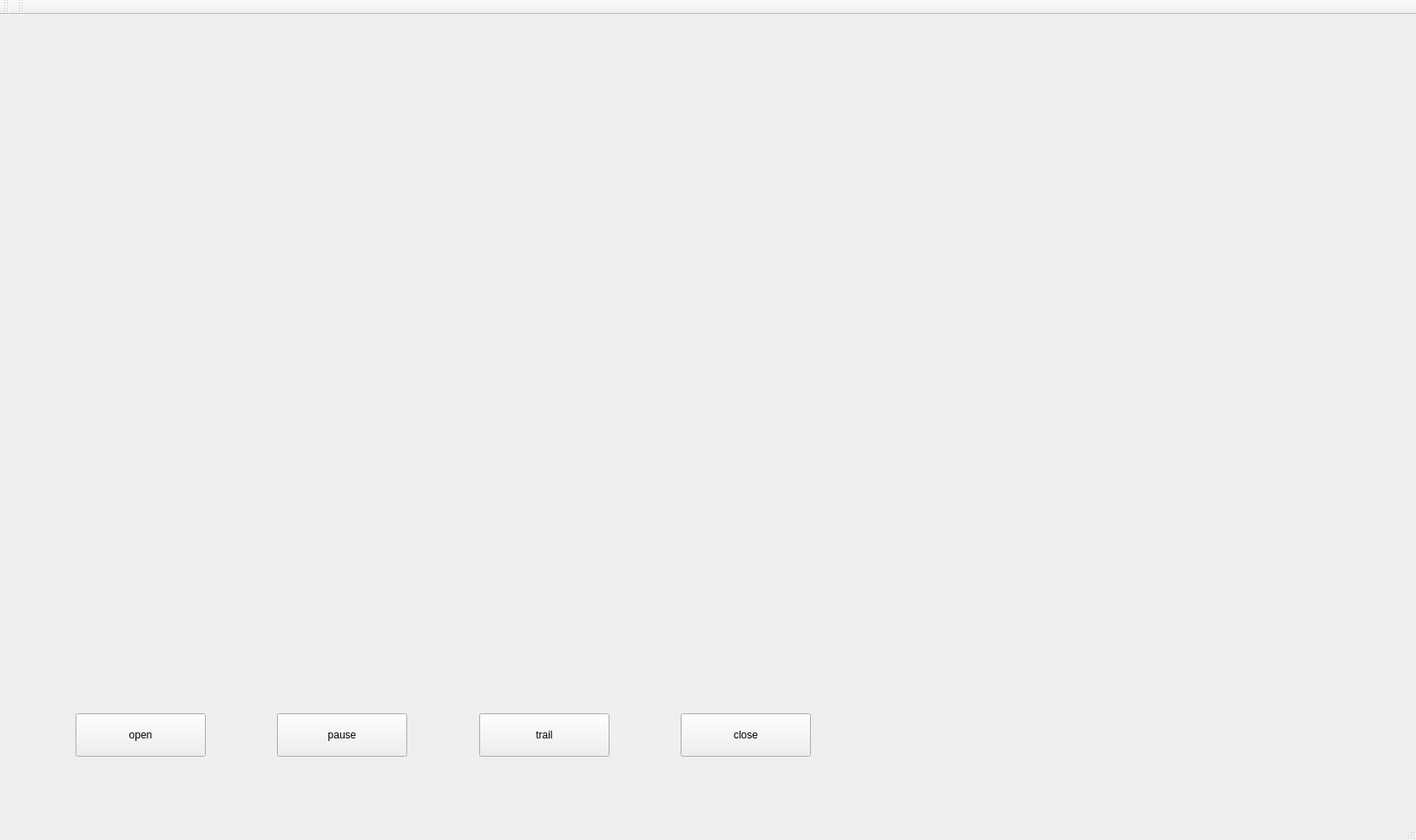
<?xml version="1.0" encoding="UTF-8"?>
<ui version="4.0">
 <class>MainWindow</class>
 <widget class="QMainWindow" name="MainWindow">
  <property name="enabled">
   <bool>true</bool>
  </property>
  <property name="geometry">
   <rect>
    <x>0</x>
    <y>0</y>
    <width>1631</width>
    <height>968</height>
   </rect>
  </property>
  <property name="focusPolicy">
   <enum>Qt::NoFocus</enum>
  </property>
  <property name="acceptDrops">
   <bool>false</bool>
  </property>
  <property name="windowTitle">
   <string>MainWindow</string>
  </property>
  <widget class="QWidget" name="centralWidget">
   <widget class="QLabel" name="p1label">
    <property name="geometry">
     <rect>
      <x>1120</x>
      <y>432</y>
      <width>165</width>
      <height>140</height>
     </rect>
    </property>
    <property name="minimumSize">
     <size>
      <width>165</width>
      <height>140</height>
     </size>
    </property>
    <property name="text">
     <string/>
    </property>
   </widget>
   <widget class="QLabel" name="p0label">
    <property name="geometry">
     <rect>
      <x>1120</x>
      <y>-3</y>
      <width>165</width>
      <height>140</height>
     </rect>
    </property>
    <property name="minimumSize">
     <size>
      <width>165</width>
      <height>140</height>
     </size>
    </property>
    <property name="maximumSize">
     <size>
      <width>273</width>
      <height>392</height>
     </size>
    </property>
    <property name="text">
     <string/>
    </property>
   </widget>
   <widget class="QLabel" name="label">
    <property name="geometry">
     <rect>
      <x>3</x>
      <y>0</y>
      <width>1024</width>
      <height>768</height>
     </rect>
    </property>
    <property name="minimumSize">
     <size>
      <width>712</width>
      <height>0</height>
     </size>
    </property>
    <property name="text">
     <string/>
    </property>
   </widget>
   <widget class="QLabel" name="head0">
    <property name="geometry">
     <rect>
      <x>1030</x>
      <y>10</y>
      <width>88</width>
      <height>121</height>
     </rect>
    </property>
    <property name="minimumSize">
     <size>
      <width>88</width>
      <height>101</height>
     </size>
    </property>
    <property name="text">
     <string/>
    </property>
   </widget>
   <widget class="QLabel" name="head1">
    <property name="geometry">
     <rect>
      <x>1030</x>
      <y>445</y>
      <width>88</width>
      <height>121</height>
     </rect>
    </property>
    <property name="minimumSize">
     <size>
      <width>88</width>
      <height>121</height>
     </size>
    </property>
    <property name="text">
     <string/>
    </property>
   </widget>
   <widget class="QLabel" name="attr0">
    <property name="geometry">
     <rect>
      <x>1295</x>
      <y>-3</y>
      <width>161</width>
      <height>140</height>
     </rect>
    </property>
    <property name="minimumSize">
     <size>
      <width>150</width>
      <height>140</height>
     </size>
    </property>
    <property name="text">
     <string/>
    </property>
   </widget>
   <widget class="QLabel" name="attr1">
    <property name="geometry">
     <rect>
      <x>1295</x>
      <y>432</y>
      <width>161</width>
      <height>140</height>
     </rect>
    </property>
    <property name="minimumSize">
     <size>
      <width>150</width>
      <height>140</height>
     </size>
    </property>
    <property name="text">
     <string/>
    </property>
   </widget>
   <widget class="QWidget" name="horizontalLayoutWidget">
    <property name="geometry">
     <rect>
      <x>0</x>
      <y>770</y>
      <width>1021</width>
      <height>121</height>
     </rect>
    </property>
    <layout class="QHBoxLayout" name="horizontalLayout">
     <item>
      <spacer name="horizontalSpacer_4">
       <property name="orientation">
        <enum>Qt::Horizontal</enum>
       </property>
       <property name="sizeHint" stdset="0">
        <size>
         <width>40</width>
         <height>20</height>
        </size>
       </property>
      </spacer>
     </item>
     <item>
      <widget class="QPushButton" name="openButton">
       <property name="sizePolicy">
        <sizepolicy hsizetype="Preferred" vsizetype="Fixed">
         <horstretch>0</horstretch>
         <verstretch>0</verstretch>
        </sizepolicy>
       </property>
       <property name="minimumSize">
        <size>
         <width>150</width>
         <height>50</height>
        </size>
       </property>
       <property name="maximumSize">
        <size>
         <width>150</width>
         <height>50</height>
        </size>
       </property>
       <property name="baseSize">
        <size>
         <width>0</width>
         <height>0</height>
        </size>
       </property>
       <property name="text">
        <string>open</string>
       </property>
      </widget>
     </item>
     <item>
      <spacer name="horizontalSpacer">
       <property name="orientation">
        <enum>Qt::Horizontal</enum>
       </property>
       <property name="sizeHint" stdset="0">
        <size>
         <width>30</width>
         <height>20</height>
        </size>
       </property>
      </spacer>
     </item>
     <item>
      <widget class="QPushButton" name="pauseButton">
       <property name="minimumSize">
        <size>
         <width>150</width>
         <height>50</height>
        </size>
       </property>
       <property name="maximumSize">
        <size>
         <width>150</width>
         <height>50</height>
        </size>
       </property>
       <property name="text">
        <string>pause</string>
       </property>
      </widget>
     </item>
     <item>
      <spacer name="horizontalSpacer_2">
       <property name="orientation">
        <enum>Qt::Horizontal</enum>
       </property>
       <property name="sizeHint" stdset="0">
        <size>
         <width>30</width>
         <height>20</height>
        </size>
       </property>
      </spacer>
     </item>
     <item>
      <widget class="QPushButton" name="Trail">
       <property name="minimumSize">
        <size>
         <width>150</width>
         <height>50</height>
        </size>
       </property>
       <property name="maximumSize">
        <size>
         <width>150</width>
         <height>50</height>
        </size>
       </property>
       <property name="text">
        <string>trail</string>
       </property>
      </widget>
     </item>
     <item>
      <spacer name="horizontalSpacer_3">
       <property name="orientation">
        <enum>Qt::Horizontal</enum>
       </property>
       <property name="sizeHint" stdset="0">
        <size>
         <width>30</width>
         <height>20</height>
        </size>
       </property>
      </spacer>
     </item>
     <item>
      <widget class="QPushButton" name="closeButton">
       <property name="sizePolicy">
        <sizepolicy hsizetype="Preferred" vsizetype="Fixed">
         <horstretch>0</horstretch>
         <verstretch>0</verstretch>
        </sizepolicy>
       </property>
       <property name="minimumSize">
        <size>
         <width>150</width>
         <height>50</height>
        </size>
       </property>
       <property name="maximumSize">
        <size>
         <width>150</width>
         <height>50</height>
        </size>
       </property>
       <property name="text">
        <string>close</string>
       </property>
      </widget>
     </item>
     <item>
      <spacer name="horizontalSpacer_5">
       <property name="orientation">
        <enum>Qt::Horizontal</enum>
       </property>
       <property name="sizeHint" stdset="0">
        <size>
         <width>40</width>
         <height>20</height>
        </size>
       </property>
      </spacer>
     </item>
    </layout>
   </widget>
   <widget class="QCustomPlot" name="histogram1" native="true">
    <property name="geometry">
     <rect>
      <x>1030</x>
      <y>137</y>
      <width>425</width>
      <height>281</height>
     </rect>
    </property>
   </widget>
   <widget class="QCustomPlot" name="histogram2" native="true">
    <property name="geometry">
     <rect>
      <x>1030</x>
      <y>572</y>
      <width>425</width>
      <height>281</height>
     </rect>
    </property>
   </widget>
  </widget>
  <widget class="QMenuBar" name="menuBar">
   <property name="geometry">
    <rect>
     <x>0</x>
     <y>0</y>
     <width>1631</width>
     <height>22</height>
    </rect>
   </property>
  </widget>
  <widget class="QToolBar" name="mainToolBar">
   <attribute name="toolBarArea">
    <enum>TopToolBarArea</enum>
   </attribute>
   <attribute name="toolBarBreak">
    <bool>false</bool>
   </attribute>
  </widget>
  <widget class="QStatusBar" name="statusBar"/>
  <widget class="QToolBar" name="toolBar">
   <property name="windowTitle">
    <string>toolBar</string>
   </property>
   <attribute name="toolBarArea">
    <enum>TopToolBarArea</enum>
   </attribute>
   <attribute name="toolBarBreak">
    <bool>false</bool>
   </attribute>
  </widget>
 </widget>
 <layoutdefault spacing="6" margin="11"/>
 <customwidgets>
  <customwidget>
   <class>QCustomPlot</class>
   <extends>QWidget</extends>
   <header>qcustomplot.h</header>
   <container>1</container>
  </customwidget>
 </customwidgets>
 <resources/>
 <connections/>
</ui>
